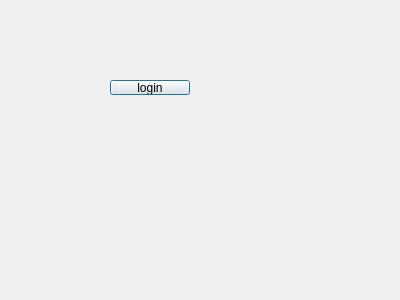
<?xml version="1.0" encoding="UTF-8"?>
<ui version="4.0">
 <class>LoginDlg</class>
 <widget class="QDialog" name="LoginDlg">
  <property name="geometry">
   <rect>
    <x>0</x>
    <y>0</y>
    <width>400</width>
    <height>300</height>
   </rect>
  </property>
  <property name="windowTitle">
   <string>Dialog</string>
  </property>
  <widget class="QPushButton" name="pushButton">
   <property name="geometry">
    <rect>
     <x>110</x>
     <y>80</y>
     <width>80</width>
     <height>15</height>
    </rect>
   </property>
   <property name="text">
    <string>login</string>
   </property>
  </widget>
 </widget>
 <resources/>
 <connections>
  <connection>
   <sender>pushButton</sender>
   <signal>clicked()</signal>
   <receiver>LoginDlg</receiver>
   <slot>accept()</slot>
   <hints>
    <hint type="sourcelabel">
     <x>154</x>
     <y>88</y>
    </hint>
    <hint type="destinationlabel">
     <x>209</x>
     <y>197</y>
    </hint>
   </hints>
  </connection>
 </connections>
</ui>
